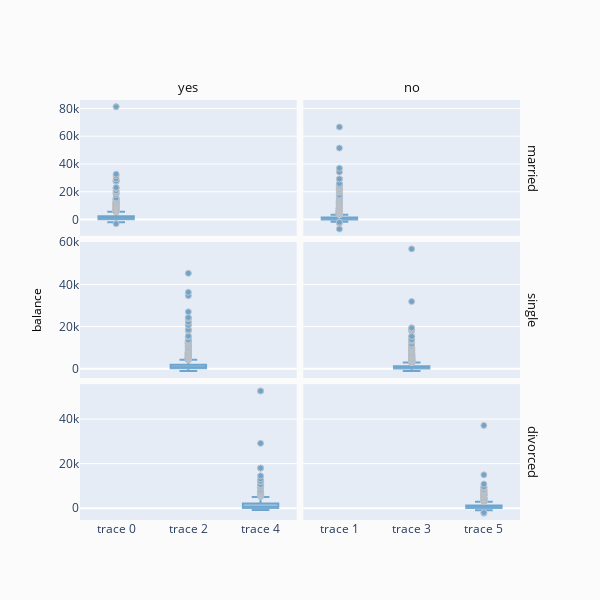

Source (notebook cell):
### Code cell
# Hmmm We have missed some important clients with some high balances. 
# This shouldn't be happening.
fig = ff.create_facet_grid(
    df,
    y = 'balance',
    facet_row = 'marital',
    facet_col = 'deposit',
    trace_type = 'box'
)

iplot(fig, filename = 'facet - box traces')

### Figure 1 — Plotly figure (JSON) as saved in the notebook; plotly's stock layout.template omitted (floating-point values rounded to 4 significant figures; data arrays with more than 128 entries replaced by an {"elided": "..."} marker saying what was removed)
{"data": [{"marker": {"color": "rgb(31, 119, 180)", "line": {"color": "darkgrey", "width": 1}}, "opacity": 0.6, "type": "box", "xaxis": "x", "y": {"elided": "2734 int values"}, "yaxis": "y"}, {"marker": {"color": "rgb(31, 119, 180)", "line": {"color": "darkgrey", "width": 1}}, "opacity": 0.6, "type": "box", "xaxis": "x2", "y": {"elided": "3568 int values"}, "yaxis": "y2"}, {"marker": {"color": "rgb(31, 119, 180)", "line": {"color": "darkgrey", "width": 1}}, "opacity": 0.6, "type": "box", "xaxis": "x3", "y": {"elided": "1900 int values"}, "yaxis": "y3"}, {"marker": {"color": "rgb(31, 119, 180)", "line": {"color": "darkgrey", "width": 1}}, "opacity": 0.6, "type": "box", "xaxis": "x4", "y": {"elided": "1599 int values"}, "yaxis": "y4"}, {"marker": {"color": "rgb(31, 119, 180)", "line": {"color": "darkgrey", "width": 1}}, "opacity": 0.6, "type": "box", "xaxis": "x5", "y": {"elided": "621 int values"}, "yaxis": "y5"}, {"marker": {"color": "rgb(31, 119, 180)", "line": {"color": "darkgrey", "width": 1}}, "opacity": 0.6, "type": "box", "xaxis": "x6", "y": {"elided": "670 int values"}, "yaxis": "y6"}], "layout": {"annotations": [{"font": {"color": "#0f0f0f", "size": 13}, "showarrow": false, "text": "yes", "textangle": 0, "x": 0.2462, "xanchor": "center", "xref": "paper", "y": 1.03, "yanchor": "middle", "yref": "paper"}, {"font": {"color": "#0f0f0f", "size": 13}, "showarrow": false, "text": "no", "textangle": 0, "x": 0.7537, "xanchor": "center", "xref": "paper", "y": 1.03, "yanchor": "middle", "yref": "paper"}, {"font": {"color": "#0f0f0f", "size": 13}, "showarrow": false, "text": "married", "textangle": 90, "x": 1.03, "xanchor": "center", "xref": "paper", "y": 0.8383, "yanchor": "middle", "yref": "paper"}, {"font": {"color": "#0f0f0f", "size": 13}, "showarrow": false, "text": "single", "textangle": 90, "x": 1.03, "xanchor": "center", "xref": "paper", "y": 0.5, "yanchor": "middle", "yref": "paper"}, {"font": {"color": "#0f0f0f", "size": 13}, "showarrow": false, "text": "divorced", "textangle": 90, "x": 1.03, "xanchor": "center", "xref": "paper", "y": 0.1617, "yanchor": "middle", "yref": "paper"}, {"font": {"color": "#000000", "size": 12}, "showarrow": false, "text": "", "textangle": 0, "x": 0.5, "xanchor": "center", "xref": "paper", "y": -0.1, "yanchor": "middle", "yref": "paper"}, {"font": {"color": "#000000", "size": 12}, "showarrow": false, "text": "balance", "textangle": -90, "x": -0.1, "xanchor": "center", "xref": "paper", "y": 0.5, "yanchor": "middle", "yref": "paper"}], "height": 600, "legend": {"bgcolor": "#efefef", "borderwidth": 1, "x": 1.05, "y": 1, "yanchor": "top"}, "paper_bgcolor": "rgb(251, 251, 251)", "showlegend": false, "title": {"text": ""}, "width": 600, "xaxis": {"anchor": "y", "domain": [0, 0.4925], "matches": "x5", "showticklabels": false}, "xaxis2": {"anchor": "y2", "domain": [0.5075, 1], "matches": "x6", "showticklabels": false}, "xaxis3": {"anchor": "y3", "domain": [0, 0.4925], "matches": "x5", "showticklabels": false}, "xaxis4": {"anchor": "y4", "domain": [0.5075, 1], "matches": "x6", "showticklabels": false}, "xaxis5": {"anchor": "y5", "domain": [0, 0.4925]}, "xaxis6": {"anchor": "y6", "domain": [0.5075, 1]}, "yaxis": {"anchor": "x", "domain": [0.6767, 1]}, "yaxis2": {"anchor": "x2", "domain": [0.6767, 1], "matches": "y", "showticklabels": false}, "yaxis3": {"anchor": "x3", "domain": [0.3383, 0.6617]}, "yaxis4": {"anchor": "x4", "domain": [0.3383, 0.6617], "matches": "y3", "showticklabels": false}, "yaxis5": {"anchor": "x5", "domain": [0, 0.3233]}, "yaxis6": {"anchor": "x6", "domain": [0, 0.3233], "matches": "y5", "showticklabels": false}}}
